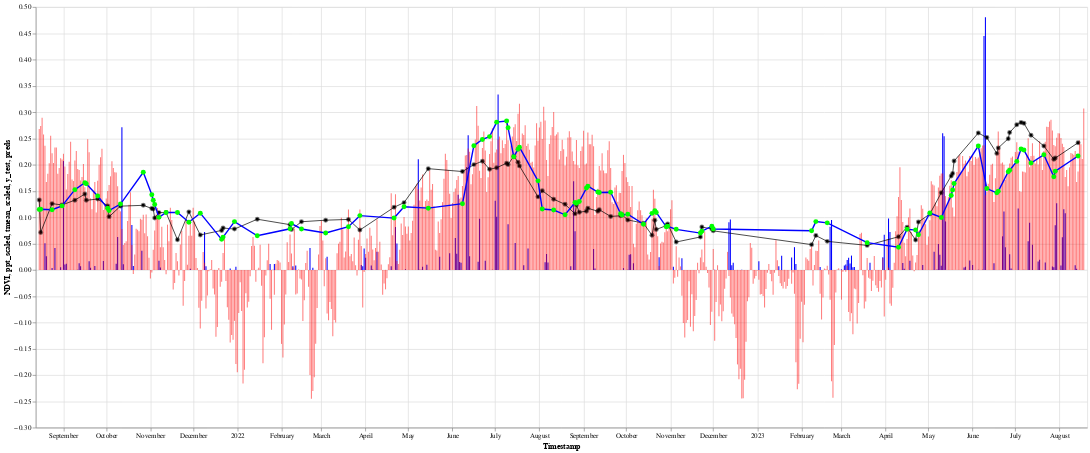

Notebook code for this chart:
### Code cell
df_all_NDVI = alt.Chart(df_test_with_all_values.reset_index()).mark_point(color='black',opacity=1, size=5).encode(
    alt.X("Timestamp:T"), 
    alt.Y("NDVI:Q")
)


df_all_pastppt = alt.Chart(df_test_with_all_values.reset_index()).mark_line(color='blue',opacity=1, size=1).encode(
    alt.X("Timestamp:T"), 
    alt.Y("past_56_sum_ppt_scalded:Q")
)


df_all_ppt = alt.Chart(df_test_with_all_values.reset_index()).mark_bar(color='blue',opacity=1, size=1.5).encode(
    alt.X("Timestamp:T"), 
    alt.Y("ppt_scaled:Q")
)



df_all_tmean = alt.Chart(df_test_with_all_values.reset_index()).mark_bar(color='red',opacity=.5, size=1.5).encode(
    alt.X("Timestamp:T"), 
    alt.Y("tmean_scaled:Q")
)


#predictions 
y_test_df_plot = alt.Chart(y_test_df.reset_index()).mark_line(color='black',opacity=1, size=1,point={
      "filled": True,
      "fill": "black",
    "size" : 50,
    'opacity' : .5
    }).encode(
    alt.X("Timestamp:T"), 
    alt.Y("y_test:Q"),
    tooltip=[
        alt.Tooltip('y_test:O', title='NDVI')]
)
model_prediction_plot = alt.Chart(model_prediction_df.reset_index()).mark_line(color='blue',opacity=1,size=2,point={
      "filled": True,
      "fill": "lime",
    "size" : 50
    }).encode(
    alt.X("Timestamp:T"), 
    alt.Y("preds:Q"),
    tooltip=[
        alt.Tooltip('preds:O', title='NDVI_prediction')]
)



(df_all_NDVI+ df_all_ppt+ df_all_tmean + y_test_df_plot + model_prediction_plot).properties(width=1500, height=600)

### Figure 1 — Vega-Lite specification as saved in the notebook (floating-point values rounded to 4 significant figures; data arrays with more than 128 entries replaced by an {"elided": "..."} marker saying what was removed)
{"config": {"view": {"continuousWidth": 400, "continuousHeight": 300}}, "layer": [{"data": {"name": "data-73651523394e3749a1db3432de259a53"}, "mark": {"type": "point", "color": "black", "opacity": 1, "size": 5}, "encoding": {"x": {"field": "Timestamp", "type": "temporal"}, "y": {"field": "NDVI", "type": "quantitative"}}}, {"data": {"name": "data-73651523394e3749a1db3432de259a53"}, "mark": {"type": "bar", "color": "blue", "opacity": 1, "size": 1.5}, "encoding": {"x": {"field": "Timestamp", "type": "temporal"}, "y": {"field": "ppt_scaled", "type": "quantitative"}}}, {"data": {"name": "data-73651523394e3749a1db3432de259a53"}, "mark": {"type": "bar", "color": "red", "opacity": 0.5, "size": 1.5}, "encoding": {"x": {"field": "Timestamp", "type": "temporal"}, "y": {"field": "tmean_scaled", "type": "quantitative"}}}, {"data": {"name": "data-c7089548495ede3d5abad71d4535ca11"}, "mark": {"type": "line", "color": "black", "opacity": 1, "point": {"filled": true, "fill": "black", "size": 50, "opacity": 0.5}, "size": 1}, "encoding": {"tooltip": [{"field": "y_test", "title": "NDVI", "type": "ordinal"}], "x": {"field": "Timestamp", "type": "temporal"}, "y": {"field": "y_test", "type": "quantitative"}}}, {"data": {"name": "data-e7b406bdd297eb5c135c11b0cad8a589"}, "mark": {"type": "line", "color": "blue", "opacity": 1, "point": {"filled": true, "fill": "lime", "size": 50}, "size": 2}, "encoding": {"tooltip": [{"field": "preds", "title": "NDVI_prediction", "type": "ordinal"}], "x": {"field": "Timestamp", "type": "temporal"}, "y": {"field": "preds", "type": "quantitative"}}}], "height": 600, "width": 1500, "$schema": "https://vega.github.io/schema/vega-lite/v4.17.0.json", "datasets": {"data-73651523394e3749a1db3432de259a53": {"elided": "734 records"}, "data-c7089548495ede3d5abad71d4535ca11": [{"index": 0, "y_test": 0.133, "Timestamp": "2021-08-15T00:00:00"}, {"index": 1, "y_test": 0.07127, "Timestamp": "2021-08-16T00:00:00"}, {"index": 2, "y_test": 0.126, "Timestamp": "2021-08-24T00:00:00"}, {"index": 3, "y_test": 0.1235, "Timestamp": "2021-08-31T00:00:00"}, {"index": 4, "y_test": 0.1326, "Timestamp": "2021-09-09T00:00:00"}, {"index": 5, "y_test": 0.1443, "Timestamp": "2021-09-16T00:00:00"}, {"index": 6, "y_test": 0.1324, "Timestamp": "2021-09-17T00:00:00"}, {"index": 7, "y_test": 0.1348, "Timestamp": "2021-09-25T00:00:00"}, {"index": 8, "y_test": 0.1217, "Timestamp": "2021-10-02T00:00:00"}, {"index": 9, "y_test": 0.1011, "Timestamp": "2021-10-03T00:00:00"}, {"index": 10, "y_test": 0.1212, "Timestamp": "2021-10-11T00:00:00"}, {"index": 11, "y_test": 0.1228, "Timestamp": "2021-10-27T00:00:00"}, {"index": 12, "y_test": 0.1168, "Timestamp": "2021-11-02T00:00:00"}, {"index": 13, "y_test": 0.1159, "Timestamp": "2021-11-03T00:00:00"}, {"index": 14, "y_test": 0.09886, "Timestamp": "2021-11-04T00:00:00"}, {"index": 15, "y_test": 0.1089, "Timestamp": "2021-11-07T00:00:00"}, {"index": 16, "y_test": 0.109, "Timestamp": "2021-11-12T00:00:00"}, {"index": 17, "y_test": 0.05716, "Timestamp": "2021-11-20T00:00:00"}, {"index": 18, "y_test": 0.1104, "Timestamp": "2021-11-28T00:00:00"}, {"index": 19, "y_test": 0.06646, "Timestamp": "2021-12-06T00:00:00"}, {"index": 20, "y_test": 0.07508, "Timestamp": "2021-12-21T00:00:00"}, {"index": 21, "y_test": 0.07967, "Timestamp": "2021-12-22T00:00:00"}, {"index": 22, "y_test": 0.07761, "Timestamp": "2021-12-30T00:00:00"}, {"index": 23, "y_test": 0.09637, "Timestamp": "2022-01-15T00:00:00"}, {"index": 24, "y_test": 0.08602, "Timestamp": "2022-02-07T00:00:00"}, {"index": 25, "y_test": 0.07676, "Timestamp": "2022-02-08T00:00:00"}, {"index": 26, "y_test": 0.09157, "Timestamp": "2022-02-15T00:00:00"}, {"index": 27, "y_test": 0.09453, "Timestamp": "2022-03-04T00:00:00"}, {"index": 28, "y_test": 0.09597, "Timestamp": "2022-03-20T00:00:00"}, {"index": 29, "y_test": 0.07575, "Timestamp": "2022-03-28T00:00:00"}, {"index": 30, "y_test": 0.1191, "Timestamp": "2022-04-21T00:00:00"}, {"index": 31, "y_test": 0.128, "Timestamp": "2022-04-28T00:00:00"}, {"index": 32, "y_test": 0.1925, "Timestamp": "2022-05-15T00:00:00"}, {"index": 33, "y_test": 0.187, "Timestamp": "2022-06-08T00:00:00"}, {"index": 34, "y_test": 0.2002, "Timestamp": "2022-06-16T00:00:00"}, {"index": 35, "y_test": 0.2068, "Timestamp": "2022-06-22T00:00:00"}, {"index": 36, "y_test": 0.1913, "Timestamp": "2022-06-27T00:00:00"}, {"index": 37, "y_test": 0.1943, "Timestamp": "2022-07-02T00:00:00"}, {"index": 38, "y_test": 0.203, "Timestamp": "2022-07-09T00:00:00"}, {"index": 39, "y_test": 0.2004, "Timestamp": "2022-07-10T00:00:00"}, {"index": 40, "y_test": 0.2163, "Timestamp": "2022-07-14T00:00:00"}, {"index": 41, "y_test": 0.2049, "Timestamp": "2022-07-17T00:00:00"}, {"index": 42, "y_test": 0.1978, "Timestamp": "2022-07-18T00:00:00"}, {"index": 43, "y_test": 0.1389, "Timestamp": "2022-07-31T00:00:00"}, {"index": 44, "y_test": 0.1507, "Timestamp": "2022-08-03T00:00:00"}, {"index": 45, "y_test": 0.1344, "Timestamp": "2022-08-11T00:00:00"}, {"index": 46, "y_test": 0.1247, "Timestamp": "2022-08-19T00:00:00"}, {"index": 47, "y_test": 0.1066, "Timestamp": "2022-08-26T00:00:00"}, {"index": 48, "y_test": 0.1236, "Timestamp": "2022-08-27T00:00:00"}, {"index": 49, "y_test": 0.1098, "Timestamp": "2022-08-29T00:00:00"}, {"index": 50, "y_test": 0.1115, "Timestamp": "2022-09-03T00:00:00"}, {"index": 51, "y_test": 0.117, "Timestamp": "2022-09-04T00:00:00"}, {"index": 52, "y_test": 0.1117, "Timestamp": "2022-09-11T00:00:00"}, {"index": 53, "y_test": 0.1145, "Timestamp": "2022-09-12T00:00:00"}, {"index": 54, "y_test": 0.1017, "Timestamp": "2022-09-20T00:00:00"}, {"index": 55, "y_test": 0.1029, "Timestamp": "2022-09-27T00:00:00"}, {"index": 56, "y_test": 0.1048, "Timestamp": "2022-09-28T00:00:00"}, {"index": 57, "y_test": 0.09505, "Timestamp": "2022-10-02T00:00:00"}, {"index": 58, "y_test": 0.08889, "Timestamp": "2022-10-13T00:00:00"}, {"index": 59, "y_test": 0.06595, "Timestamp": "2022-10-19T00:00:00"}, {"index": 60, "y_test": 0.0946, "Timestamp": "2022-10-21T00:00:00"}, {"index": 61, "y_test": 0.07675, "Timestamp": "2022-10-22T00:00:00"}, {"index": 62, "y_test": 0.08423, "Timestamp": "2022-10-29T00:00:00"}, {"index": 63, "y_test": 0.08742, "Timestamp": "2022-10-30T00:00:00"}, {"index": 64, "y_test": 0.053, "Timestamp": "2022-11-05T00:00:00"}, {"index": 65, "y_test": 0.06261, "Timestamp": "2022-11-22T00:00:00"}, {"index": 66, "y_test": 0.08153, "Timestamp": "2022-11-23T00:00:00"}, {"index": 67, "y_test": 0.07778, "Timestamp": "2022-11-30T00:00:00"}, {"index": 68, "y_test": 0.07425, "Timestamp": "2022-12-01T00:00:00"}, {"index": 69, "y_test": 0.04803, "Timestamp": "2023-02-08T00:00:00"}, {"index": 70, "y_test": 0.0653, "Timestamp": "2023-02-11T00:00:00"}, {"index": 71, "y_test": 0.05424, "Timestamp": "2023-02-19T00:00:00"}, {"index": 72, "y_test": 0.0466, "Timestamp": "2023-03-19T00:00:00"}, {"index": 73, "y_test": 0.06305, "Timestamp": "2023-04-10T00:00:00"}, {"index": 74, "y_test": 0.08105, "Timestamp": "2023-04-16T00:00:00"}, {"index": 75, "y_test": 0.05686, "Timestamp": "2023-04-22T00:00:00"}, {"index": 76, "y_test": 0.09097, "Timestamp": "2023-04-24T00:00:00"}, {"index": 77, "y_test": 0.1064, "Timestamp": "2023-05-02T00:00:00"}, {"index": 78, "y_test": 0.1466, "Timestamp": "2023-05-10T00:00:00"}, {"index": 79, "y_test": 0.1786, "Timestamp": "2023-05-17T00:00:00"}, {"index": 80, "y_test": 0.1834, "Timestamp": "2023-05-18T00:00:00"}, {"index": 81, "y_test": 0.2069, "Timestamp": "2023-05-19T00:00:00"}, {"index": 82, "y_test": 0.2604, "Timestamp": "2023-06-05T00:00:00"}, {"index": 83, "y_test": 0.2516, "Timestamp": "2023-06-11T00:00:00"}, {"index": 84, "y_test": 0.2216, "Timestamp": "2023-06-18T00:00:00"}, {"index": 85, "y_test": 0.2319, "Timestamp": "2023-06-19T00:00:00"}, {"index": 86, "y_test": 0.2495, "Timestamp": "2023-06-26T00:00:00"}, {"index": 87, "y_test": 0.2613, "Timestamp": "2023-06-27T00:00:00"}, {"index": 88, "y_test": 0.2761, "Timestamp": "2023-07-02T00:00:00"}, {"index": 89, "y_test": 0.2805, "Timestamp": "2023-07-05T00:00:00"}, {"index": 90, "y_test": 0.2789, "Timestamp": "2023-07-07T00:00:00"}, {"index": 91, "y_test": 0.2559, "Timestamp": "2023-07-12T00:00:00"}, {"index": 92, "y_test": 0.2356, "Timestamp": "2023-07-21T00:00:00"}, {"index": 93, "y_test": 0.2103, "Timestamp": "2023-07-28T00:00:00"}, {"index": 94, "y_test": 0.2126, "Timestamp": "2023-07-29T00:00:00"}, {"index": 95, "y_test": 0.2418, "Timestamp": "2023-08-14T00:00:00"}], "data-e7b406bdd297eb5c135c11b0cad8a589": [{"index": 0, "preds": 0.1148, "Timestamp": "2021-08-15T00:00:00"}, {"index": 1, "preds": 0.1152, "Timestamp": "2021-08-16T00:00:00"}, {"index": 2, "preds": 0.1143, "Timestamp": "2021-08-24T00:00:00"}, {"index": 3, "preds": 0.1217, "Timestamp": "2021-08-31T00:00:00"}, {"index": 4, "preds": 0.1526, "Timestamp": "2021-09-09T00:00:00"}, {"index": 5, "preds": 0.1659, "Timestamp": "2021-09-16T00:00:00"}, {"index": 6, "preds": 0.1637, "Timestamp": "2021-09-17T00:00:00"}, {"index": 7, "preds": 0.1405, "Timestamp": "2021-09-25T00:00:00"}, {"index": 8, "preds": 0.1171, "Timestamp": "2021-10-02T00:00:00"}, {"index": 9, "preds": 0.113, "Timestamp": "2021-10-03T00:00:00"}, {"index": 10, "preds": 0.1252, "Timestamp": "2021-10-11T00:00:00"}, {"index": 11, "preds": 0.1856, "Timestamp": "2021-10-27T00:00:00"}, {"index": 12, "preds": 0.1427, "Timestamp": "2021-11-02T00:00:00"}, {"index": 13, "preds": 0.1324, "Timestamp": "2021-11-03T00:00:00"}, {"index": 14, "preds": 0.1243, "Timestamp": "2021-11-04T00:00:00"}, {"index": 15, "preds": 0.0999, "Timestamp": "2021-11-07T00:00:00"}, {"index": 16, "preds": 0.1092, "Timestamp": "2021-11-12T00:00:00"}, {"index": 17, "preds": 0.109, "Timestamp": "2021-11-20T00:00:00"}, {"index": 18, "preds": 0.09075, "Timestamp": "2021-11-28T00:00:00"}, {"index": 19, "preds": 0.1079, "Timestamp": "2021-12-06T00:00:00"}, {"index": 20, "preds": 0.05807, "Timestamp": "2021-12-21T00:00:00"}, {"index": 21, "preds": 0.06233, "Timestamp": "2021-12-22T00:00:00"}, {"index": 22, "preds": 0.0918, "Timestamp": "2021-12-30T00:00:00"}, {"index": 23, "preds": 0.06488, "Timestamp": "2022-01-15T00:00:00"}, {"index": 24, "preds": 0.07818, "Timestamp": "2022-02-07T00:00:00"}, {"index": 25, "preds": 0.08809, "Timestamp": "2022-02-08T00:00:00"}, {"index": 26, "preds": 0.07782, "Timestamp": "2022-02-15T00:00:00"}, {"index": 27, "preds": 0.07027, "Timestamp": "2022-03-04T00:00:00"}, {"index": 28, "preds": 0.0822, "Timestamp": "2022-03-20T00:00:00"}, {"index": 29, "preds": 0.1032, "Timestamp": "2022-03-28T00:00:00"}, {"index": 30, "preds": 0.09854, "Timestamp": "2022-04-21T00:00:00"}, {"index": 31, "preds": 0.1201, "Timestamp": "2022-04-28T00:00:00"}, {"index": 32, "preds": 0.1174, "Timestamp": "2022-05-15T00:00:00"}, {"index": 33, "preds": 0.1259, "Timestamp": "2022-06-08T00:00:00"}, {"index": 34, "preds": 0.2363, "Timestamp": "2022-06-16T00:00:00"}, {"index": 35, "preds": 0.2482, "Timestamp": "2022-06-22T00:00:00"}, {"index": 36, "preds": 0.2535, "Timestamp": "2022-06-27T00:00:00"}, {"index": 37, "preds": 0.281, "Timestamp": "2022-07-02T00:00:00"}, {"index": 38, "preds": 0.2833, "Timestamp": "2022-07-09T00:00:00"}, {"index": 39, "preds": 0.2705, "Timestamp": "2022-07-10T00:00:00"}, {"index": 40, "preds": 0.2153, "Timestamp": "2022-07-14T00:00:00"}, {"index": 41, "preds": 0.2293, "Timestamp": "2022-07-17T00:00:00"}, {"index": 42, "preds": 0.2335, "Timestamp": "2022-07-18T00:00:00"}, {"index": 43, "preds": 0.1693, "Timestamp": "2022-07-31T00:00:00"}, {"index": 44, "preds": 0.1157, "Timestamp": "2022-08-03T00:00:00"}, {"index": 45, "preds": 0.1139, "Timestamp": "2022-08-11T00:00:00"}, {"index": 46, "preds": 0.1048, "Timestamp": "2022-08-19T00:00:00"}, {"index": 47, "preds": 0.1282, "Timestamp": "2022-08-26T00:00:00"}, {"index": 48, "preds": 0.1268, "Timestamp": "2022-08-27T00:00:00"}, {"index": 49, "preds": 0.1301, "Timestamp": "2022-08-29T00:00:00"}, {"index": 50, "preds": 0.1556, "Timestamp": "2022-09-03T00:00:00"}, {"index": 51, "preds": 0.1592, "Timestamp": "2022-09-04T00:00:00"}, {"index": 52, "preds": 0.1479, "Timestamp": "2022-09-11T00:00:00"}, {"index": 53, "preds": 0.1473, "Timestamp": "2022-09-12T00:00:00"}, {"index": 54, "preds": 0.1476, "Timestamp": "2022-09-20T00:00:00"}, {"index": 55, "preds": 0.1066, "Timestamp": "2022-09-27T00:00:00"}, {"index": 56, "preds": 0.1045, "Timestamp": "2022-09-28T00:00:00"}, {"index": 57, "preds": 0.1059, "Timestamp": "2022-10-02T00:00:00"}, {"index": 58, "preds": 0.08698, "Timestamp": "2022-10-13T00:00:00"}, {"index": 59, "preds": 0.1075, "Timestamp": "2022-10-19T00:00:00"}, {"index": 60, "preds": 0.1126, "Timestamp": "2022-10-21T00:00:00"}, {"index": 61, "preds": 0.1092, "Timestamp": "2022-10-22T00:00:00"}, {"index": 62, "preds": 0.08199, "Timestamp": "2022-10-29T00:00:00"}, {"index": 63, "preds": 0.08282, "Timestamp": "2022-10-30T00:00:00"}, {"index": 64, "preds": 0.07714, "Timestamp": "2022-11-05T00:00:00"}, {"index": 65, "preds": 0.07, "Timestamp": "2022-11-22T00:00:00"}, {"index": 66, "preds": 0.0736, "Timestamp": "2022-11-23T00:00:00"}, {"index": 67, "preds": 0.08316, "Timestamp": "2022-11-30T00:00:00"}, {"index": 68, "preds": 0.07765, "Timestamp": "2022-12-01T00:00:00"}, {"index": 69, "preds": 0.07438, "Timestamp": "2023-02-08T00:00:00"}, {"index": 70, "preds": 0.09182, "Timestamp": "2023-02-11T00:00:00"}, {"index": 71, "preds": 0.08943, "Timestamp": "2023-02-19T00:00:00"}, {"index": 72, "preds": 0.05177, "Timestamp": "2023-03-19T00:00:00"}, {"index": 73, "preds": 0.04297, "Timestamp": "2023-04-10T00:00:00"}, {"index": 74, "preds": 0.07729, "Timestamp": "2023-04-16T00:00:00"}, {"index": 75, "preds": 0.07575, "Timestamp": "2023-04-22T00:00:00"}, {"index": 76, "preds": 0.06692, "Timestamp": "2023-04-24T00:00:00"}, {"index": 77, "preds": 0.1082, "Timestamp": "2023-05-02T00:00:00"}, {"index": 78, "preds": 0.09975, "Timestamp": "2023-05-10T00:00:00"}, {"index": 79, "preds": 0.1416, "Timestamp": "2023-05-17T00:00:00"}, {"index": 80, "preds": 0.1521, "Timestamp": "2023-05-18T00:00:00"}, {"index": 81, "preds": 0.1643, "Timestamp": "2023-05-19T00:00:00"}, {"index": 82, "preds": 0.2356, "Timestamp": "2023-06-05T00:00:00"}, {"index": 83, "preds": 0.1546, "Timestamp": "2023-06-11T00:00:00"}, {"index": 84, "preds": 0.1465, "Timestamp": "2023-06-18T00:00:00"}, {"index": 85, "preds": 0.1495, "Timestamp": "2023-06-19T00:00:00"}, {"index": 86, "preds": 0.1868, "Timestamp": "2023-06-26T00:00:00"}, {"index": 87, "preds": 0.1895, "Timestamp": "2023-06-27T00:00:00"}, {"index": 88, "preds": 0.2064, "Timestamp": "2023-07-02T00:00:00"}, {"index": 89, "preds": 0.2299, "Timestamp": "2023-07-05T00:00:00"}, {"index": 90, "preds": 0.2279, "Timestamp": "2023-07-07T00:00:00"}, {"index": 91, "preds": 0.2033, "Timestamp": "2023-07-12T00:00:00"}, {"index": 92, "preds": 0.219, "Timestamp": "2023-07-21T00:00:00"}, {"index": 93, "preds": 0.1773, "Timestamp": "2023-07-28T00:00:00"}, {"index": 94, "preds": 0.1876, "Timestamp": "2023-07-29T00:00:00"}, {"index": 95, "preds": 0.2166, "Timestamp": "2023-08-14T00:00:00"}]}}
